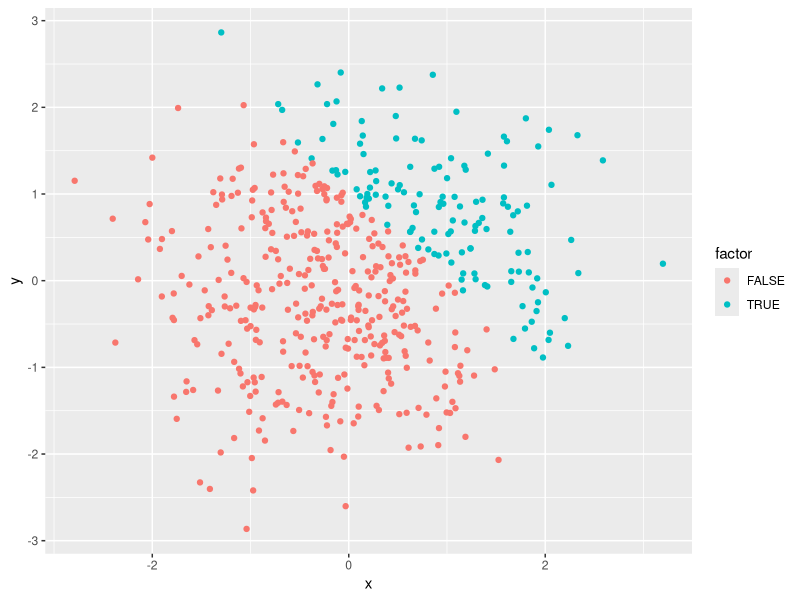

Recreate this plot in R.
## ---- chunk 1
library(tidyverse)
## ---- chunk 2
data1_df = tibble(
  sample = rnorm(8),
  logic = c(sample > 0),
  cha_vector = c('I' , 'am', 'the', 'best', 'girl', 'in', 'the','world'),
  factor_vector = factor(c('good', 'best', 'fair', 'fair', 'good', 'good', 'best', 'best'))
)
## ---- chunk 3
as.numeric(pull(data1_df, logic))
as.numeric(pull(data1_df, cha_vector))
as.numeric(pull(data1_df, factor_vector))
## ---- chunk 4
number = as.numeric(pull(data1_df, logic))
final_number = number*(pull(data1_df, sample))
logical = as.factor(pull(data1_df, logic))
final_logic = logical*(pull(data1_df, sample))
final_value = as.numeric(final_logic)*(pull(data1_df, sample))
## ---- chunk 5
data2_df = tibble(
  x = rnorm(500),
  y = rnorm(500),
  logic = c(x + y > 1),
  number = as.numeric(logic),
  factor = as.factor(logic)
)
nrow(data2_df) 
ncol(data2_df)
mean(pull(data2_df, x ))
median(pull(data2_df,x ))
sd(pull(data2_df, x ))
count = sum(pull(data2_df, logic), na.rm = TRUE)
proportion = count/500
## ---- chunk 6
# use logical variable
plot1_df = ggplot(data2_df, aes(x=x, y=y, color=logic)) + geom_point(stat="identity")
# use numeric variable
plot2_df = ggplot(data2_df, aes(x=x, y=y, color=number)) + geom_point(stat="identity")
# use factor varaible 
plot3_df = ggplot(data2_df, aes(x=x, y=y, color=factor)) + geom_point(stat="identity")
# save first plot
ggsave('plot1_df.pdf', height = 6, width = 7)
